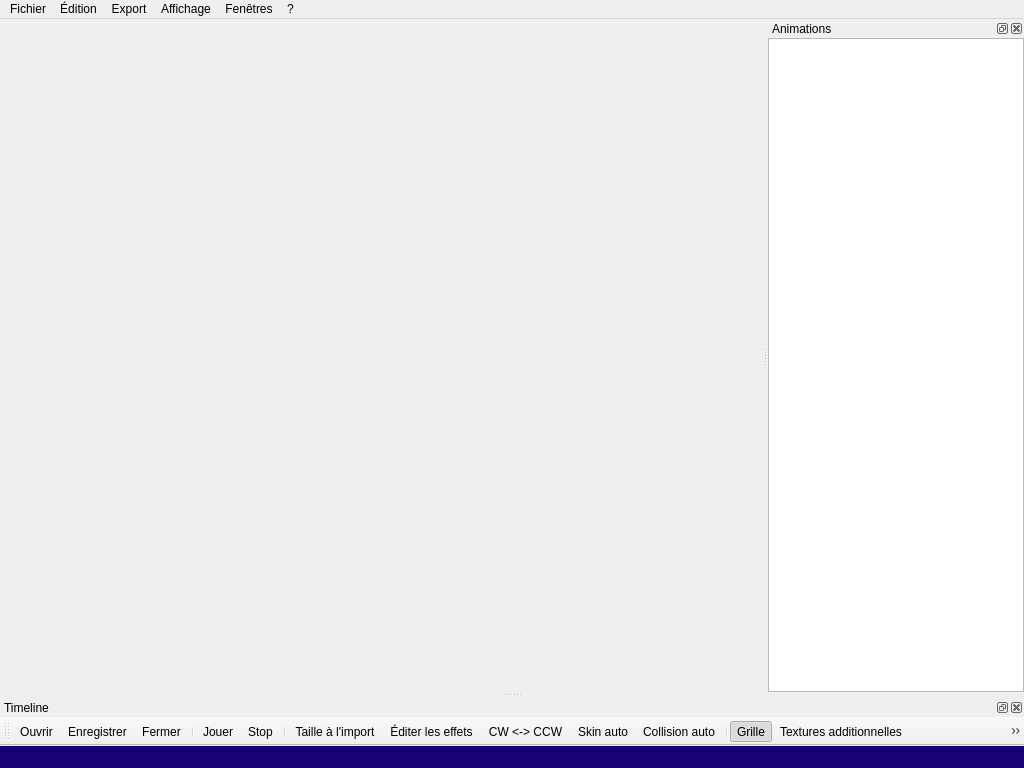
<?xml version="1.0" encoding="UTF-8"?>
<ui version="4.0">
 <class>MainFrameClass</class>
 <widget class="QMainWindow" name="MainFrameClass">
  <property name="geometry">
   <rect>
    <x>0</x>
    <y>0</y>
    <width>1024</width>
    <height>768</height>
   </rect>
  </property>
  <property name="minimumSize">
   <size>
    <width>400</width>
    <height>300</height>
   </size>
  </property>
  <property name="acceptDrops">
   <bool>true</bool>
  </property>
  <property name="windowTitle">
   <string>ModelEditor</string>
  </property>
  <property name="windowIcon">
   <iconset resource="MainFrame.qrc">
    <normaloff>:/MainFrame/Resources/ModelEditor.png</normaloff>:/MainFrame/Resources/ModelEditor.png</iconset>
  </property>
  <widget class="QWidget" name="centralWidget"/>
  <widget class="QMenuBar" name="menuBar">
   <property name="geometry">
    <rect>
     <x>0</x>
     <y>0</y>
     <width>1024</width>
     <height>20</height>
    </rect>
   </property>
   <widget class="QMenu" name="menuFichier">
    <property name="title">
     <string>Fichier</string>
    </property>
    <addaction name="actionOuvrir"/>
    <addaction name="actionEnregistrer"/>
    <addaction name="actionFermer"/>
    <addaction name="separator"/>
    <addaction name="actionQuitter"/>
   </widget>
   <widget class="QMenu" name="menu_dition">
    <property name="title">
     <string>Édition</string>
    </property>
    <addaction name="action_diter_les_effets"/>
    <addaction name="actionCW_CCW"/>
    <addaction name="actionSkin_auto"/>
    <addaction name="actionCollision_auto"/>
    <addaction name="actionTaille_l_import"/>
    <addaction name="separator"/>
    <addaction name="actionGuide_d_import"/>
   </widget>
   <widget class="QMenu" name="menuAffichage">
    <property name="title">
     <string>Affichage</string>
    </property>
    <widget class="QMenu" name="menuLangage">
     <property name="title">
      <string>Langage</string>
     </property>
     <property name="icon">
      <iconset resource="MainFrame.qrc">
       <normaloff>:/MainFrame/Resources/language.png</normaloff>:/MainFrame/Resources/language.png</iconset>
     </property>
     <addaction name="actionFran_ais"/>
     <addaction name="actionEnglish"/>
     <addaction name="actionDeutsch"/>
    </widget>
    <addaction name="actionGrille"/>
    <addaction name="actionCouleur_du_fond"/>
    <addaction name="actionVolume_sonore"/>
    <addaction name="separator"/>
    <addaction name="actionTextures_additionnelles"/>
    <addaction name="actionObjet_de_collision"/>
    <addaction name="actionOs"/>
    <addaction name="actionModel_de_r_f_rence"/>
    <addaction name="separator"/>
    <addaction name="actionJouer"/>
    <addaction name="actionStop"/>
    <addaction name="separator"/>
    <addaction name="actionLOD_0"/>
    <addaction name="actionLOD_1"/>
    <addaction name="actionLOD_2"/>
    <addaction name="separator"/>
    <addaction name="actionSolide"/>
    <addaction name="actionLigne"/>
    <addaction name="actionPoint"/>
    <addaction name="separator"/>
    <addaction name="menuLangage"/>
    <addaction name="actionPlein_cran"/>
   </widget>
   <widget class="QMenu" name="menu">
    <property name="title">
     <string>?</string>
    </property>
    <addaction name="action_propos"/>
    <addaction name="actionQt"/>
   </widget>
   <widget class="QMenu" name="menuFen_tres">
    <property name="title">
     <string>Fenêtres</string>
    </property>
   </widget>
   <widget class="QMenu" name="menuExport">
    <property name="title">
     <string>Export</string>
    </property>
    <addaction name="actionExporter_tous_les_LODs"/>
    <addaction name="actionExporter_toutes_les_animations"/>
   </widget>
   <addaction name="menuFichier"/>
   <addaction name="menu_dition"/>
   <addaction name="menuExport"/>
   <addaction name="menuAffichage"/>
   <addaction name="menuFen_tres"/>
   <addaction name="menu"/>
  </widget>
  <widget class="QStatusBar" name="statusBar">
   <property name="styleSheet">
    <string notr="true">background-color: #180076;</string>
   </property>
  </widget>
  <widget class="QToolBar" name="mainToolBar">
   <property name="windowTitle">
    <string>Barre d'outils</string>
   </property>
   <attribute name="toolBarArea">
    <enum>BottomToolBarArea</enum>
   </attribute>
   <attribute name="toolBarBreak">
    <bool>false</bool>
   </attribute>
   <addaction name="actionOuvrir"/>
   <addaction name="actionEnregistrer"/>
   <addaction name="actionFermer"/>
   <addaction name="separator"/>
   <addaction name="actionJouer"/>
   <addaction name="actionStop"/>
   <addaction name="separator"/>
   <addaction name="actionTaille_l_import"/>
   <addaction name="action_diter_les_effets"/>
   <addaction name="actionCW_CCW"/>
   <addaction name="actionSkin_auto"/>
   <addaction name="actionCollision_auto"/>
   <addaction name="separator"/>
   <addaction name="actionGrille"/>
   <addaction name="actionTextures_additionnelles"/>
   <addaction name="actionObjet_de_collision"/>
   <addaction name="actionOs"/>
   <addaction name="actionModel_de_r_f_rence"/>
   <addaction name="separator"/>
   <addaction name="actionSolide"/>
   <addaction name="actionLigne"/>
   <addaction name="actionPoint"/>
   <addaction name="separator"/>
   <addaction name="actionLOD_0"/>
   <addaction name="actionLOD_1"/>
   <addaction name="actionLOD_2"/>
   <addaction name="separator"/>
   <addaction name="actionVolume_sonore"/>
  </widget>
  <widget class="QDockWidget" name="dockTimeline">
   <property name="allowedAreas">
    <set>Qt::BottomDockWidgetArea|Qt::TopDockWidgetArea</set>
   </property>
   <property name="windowTitle">
    <string>Timeline</string>
   </property>
   <attribute name="dockWidgetArea">
    <number>8</number>
   </attribute>
   <widget class="QWidget" name="dockWidgetContents"/>
  </widget>
  <widget class="QDockWidget" name="dockAnimations">
   <property name="allowedAreas">
    <set>Qt::LeftDockWidgetArea|Qt::RightDockWidgetArea</set>
   </property>
   <property name="windowTitle">
    <string>Animations</string>
   </property>
   <attribute name="dockWidgetArea">
    <number>2</number>
   </attribute>
   <widget class="QWidget" name="dockWidgetContents_2">
    <layout class="QHBoxLayout" name="horizontalLayout">
     <property name="spacing">
      <number>0</number>
     </property>
     <property name="leftMargin">
      <number>0</number>
     </property>
     <property name="topMargin">
      <number>0</number>
     </property>
     <property name="rightMargin">
      <number>0</number>
     </property>
     <property name="bottomMargin">
      <number>0</number>
     </property>
     <item>
      <widget class="QListView" name="motionList">
       <property name="maximumSize">
        <size>
         <width>16777215</width>
         <height>16777215</height>
        </size>
       </property>
       <property name="editTriggers">
        <set>QAbstractItemView::NoEditTriggers</set>
       </property>
       <property name="uniformItemSizes">
        <bool>true</bool>
       </property>
      </widget>
     </item>
    </layout>
   </widget>
  </widget>
  <action name="action_propos">
   <property name="icon">
    <iconset resource="MainFrame.qrc">
     <normaloff>:/MainFrame/Resources/about.png</normaloff>:/MainFrame/Resources/about.png</iconset>
   </property>
   <property name="text">
    <string>À propos</string>
   </property>
   <property name="shortcut">
    <string>F1</string>
   </property>
  </action>
  <action name="actionQt">
   <property name="icon">
    <iconset resource="MainFrame.qrc">
     <normaloff>:/MainFrame/Resources/about.png</normaloff>:/MainFrame/Resources/about.png</iconset>
   </property>
   <property name="text">
    <string>Qt</string>
   </property>
  </action>
  <action name="actionOuvrir">
   <property name="icon">
    <iconset resource="MainFrame.qrc">
     <normaloff>:/MainFrame/Resources/open.png</normaloff>:/MainFrame/Resources/open.png</iconset>
   </property>
   <property name="text">
    <string>Ouvrir</string>
   </property>
   <property name="shortcut">
    <string>Ctrl+O</string>
   </property>
  </action>
  <action name="actionFermer">
   <property name="icon">
    <iconset resource="MainFrame.qrc">
     <normaloff>:/MainFrame/Resources/close.png</normaloff>:/MainFrame/Resources/close.png</iconset>
   </property>
   <property name="text">
    <string>Fermer</string>
   </property>
   <property name="shortcut">
    <string>Ctrl+F</string>
   </property>
  </action>
  <action name="actionQuitter">
   <property name="icon">
    <iconset resource="MainFrame.qrc">
     <normaloff>:/MainFrame/Resources/quit.png</normaloff>:/MainFrame/Resources/quit.png</iconset>
   </property>
   <property name="text">
    <string>Quitter</string>
   </property>
   <property name="shortcut">
    <string>Ctrl+Q</string>
   </property>
  </action>
  <action name="action_diter_les_effets">
   <property name="icon">
    <iconset resource="MainFrame.qrc">
     <normaloff>:/MainFrame/Resources/settings.png</normaloff>:/MainFrame/Resources/settings.png</iconset>
   </property>
   <property name="text">
    <string>Éditer les effets</string>
   </property>
   <property name="shortcut">
    <string>Ctrl+E</string>
   </property>
  </action>
  <action name="actionGrille">
   <property name="checkable">
    <bool>true</bool>
   </property>
   <property name="checked">
    <bool>true</bool>
   </property>
   <property name="icon">
    <iconset resource="MainFrame.qrc">
     <normaloff>:/MainFrame/Resources/grid.png</normaloff>:/MainFrame/Resources/grid.png</iconset>
   </property>
   <property name="text">
    <string>Grille</string>
   </property>
   <property name="shortcut">
    <string>Ctrl+G</string>
   </property>
  </action>
  <action name="actionTextures_additionnelles">
   <property name="icon">
    <iconset resource="MainFrame.qrc">
     <normaloff>:/MainFrame/Resources/texture.png</normaloff>:/MainFrame/Resources/texture.png</iconset>
   </property>
   <property name="text">
    <string>Textures additionnelles</string>
   </property>
   <property name="shortcut">
    <string>Ctrl+T</string>
   </property>
  </action>
  <action name="actionJouer">
   <property name="checkable">
    <bool>true</bool>
   </property>
   <property name="icon">
    <iconset resource="MainFrame.qrc">
     <normaloff>:/MainFrame/Resources/play.png</normaloff>
     <normalon>:/MainFrame/Resources/pause.png</normalon>:/MainFrame/Resources/play.png</iconset>
   </property>
   <property name="text">
    <string>Jouer</string>
   </property>
   <property name="shortcut">
    <string>Space</string>
   </property>
  </action>
  <action name="actionStop">
   <property name="icon">
    <iconset resource="MainFrame.qrc">
     <normaloff>:/MainFrame/Resources/stop.png</normaloff>:/MainFrame/Resources/stop.png</iconset>
   </property>
   <property name="text">
    <string>Stop</string>
   </property>
  </action>
  <action name="actionLOD_0">
   <property name="checkable">
    <bool>true</bool>
   </property>
   <property name="checked">
    <bool>true</bool>
   </property>
   <property name="icon">
    <iconset resource="MainFrame.qrc">
     <normaloff>:/MainFrame/Resources/lod1.png</normaloff>:/MainFrame/Resources/lod1.png</iconset>
   </property>
   <property name="text">
    <string>LOD 0</string>
   </property>
  </action>
  <action name="actionLOD_1">
   <property name="checkable">
    <bool>true</bool>
   </property>
   <property name="icon">
    <iconset resource="MainFrame.qrc">
     <normaloff>:/MainFrame/Resources/lod2.png</normaloff>:/MainFrame/Resources/lod2.png</iconset>
   </property>
   <property name="text">
    <string>LOD 1</string>
   </property>
  </action>
  <action name="actionLOD_2">
   <property name="checkable">
    <bool>true</bool>
   </property>
   <property name="icon">
    <iconset resource="MainFrame.qrc">
     <normaloff>:/MainFrame/Resources/lod3.png</normaloff>:/MainFrame/Resources/lod3.png</iconset>
   </property>
   <property name="text">
    <string>LOD 2</string>
   </property>
  </action>
  <action name="actionEnregistrer">
   <property name="icon">
    <iconset resource="MainFrame.qrc">
     <normaloff>:/MainFrame/Resources/save_as.png</normaloff>:/MainFrame/Resources/save_as.png</iconset>
   </property>
   <property name="text">
    <string>Enregistrer</string>
   </property>
   <property name="shortcut">
    <string>Ctrl+S</string>
   </property>
  </action>
  <action name="actionGuide_d_import">
   <property name="icon">
    <iconset resource="MainFrame.qrc">
     <normaloff>:/MainFrame/Resources/about.png</normaloff>:/MainFrame/Resources/about.png</iconset>
   </property>
   <property name="text">
    <string>Guide d'import</string>
   </property>
  </action>
  <action name="actionPlein_cran">
   <property name="checkable">
    <bool>true</bool>
   </property>
   <property name="icon">
    <iconset resource="MainFrame.qrc">
     <normaloff>:/MainFrame/Resources/fullscreen.png</normaloff>:/MainFrame/Resources/fullscreen.png</iconset>
   </property>
   <property name="text">
    <string>Plein écran</string>
   </property>
   <property name="shortcut">
    <string>F11</string>
   </property>
  </action>
  <action name="actionCouleur_du_fond">
   <property name="icon">
    <iconset resource="MainFrame.qrc">
     <normaloff>:/MainFrame/Resources/background_color.png</normaloff>:/MainFrame/Resources/background_color.png</iconset>
   </property>
   <property name="text">
    <string>Couleur du fond</string>
   </property>
  </action>
  <action name="actionFran_ais">
   <property name="checkable">
    <bool>true</bool>
   </property>
   <property name="checked">
    <bool>true</bool>
   </property>
   <property name="icon">
    <iconset resource="MainFrame.qrc">
     <normaloff>:/MainFrame/Resources/language_french.png</normaloff>:/MainFrame/Resources/language_french.png</iconset>
   </property>
   <property name="text">
    <string>Français</string>
   </property>
  </action>
  <action name="actionEnglish">
   <property name="checkable">
    <bool>true</bool>
   </property>
   <property name="icon">
    <iconset resource="MainFrame.qrc">
     <normaloff>:/MainFrame/Resources/language_english.png</normaloff>:/MainFrame/Resources/language_english.png</iconset>
   </property>
   <property name="text">
    <string>English</string>
   </property>
  </action>
  <action name="actionObjet_de_collision">
   <property name="checkable">
    <bool>true</bool>
   </property>
   <property name="icon">
    <iconset resource="MainFrame.qrc">
     <normaloff>:/MainFrame/Resources/collision.png</normaloff>:/MainFrame/Resources/collision.png</iconset>
   </property>
   <property name="text">
    <string>Objet de collision</string>
   </property>
  </action>
  <action name="actionCW_CCW">
   <property name="icon">
    <iconset resource="MainFrame.qrc">
     <normaloff>:/MainFrame/Resources/cw_ccw.png</normaloff>:/MainFrame/Resources/cw_ccw.png</iconset>
   </property>
   <property name="text">
    <string>CW &lt;-&gt; CCW</string>
   </property>
  </action>
  <action name="actionSkin_auto">
   <property name="icon">
    <iconset resource="MainFrame.qrc">
     <normaloff>:/MainFrame/Resources/Skin.png</normaloff>:/MainFrame/Resources/Skin.png</iconset>
   </property>
   <property name="text">
    <string>Skin auto</string>
   </property>
  </action>
  <action name="actionVolume_sonore">
   <property name="icon">
    <iconset resource="MainFrame.qrc">
     <normaloff>:/MainFrame/Resources/volume.png</normaloff>:/MainFrame/Resources/volume.png</iconset>
   </property>
   <property name="text">
    <string>Volume sonore</string>
   </property>
  </action>
  <action name="actionDeutsch">
   <property name="checkable">
    <bool>true</bool>
   </property>
   <property name="icon">
    <iconset resource="MainFrame.qrc">
     <normaloff>:/MainFrame/Resources/language_german.png</normaloff>:/MainFrame/Resources/language_german.png</iconset>
   </property>
   <property name="text">
    <string>Deutsch</string>
   </property>
  </action>
  <action name="actionOs">
   <property name="checkable">
    <bool>true</bool>
   </property>
   <property name="icon">
    <iconset resource="MainFrame.qrc">
     <normaloff>:/MainFrame/Resources/bones.png</normaloff>:/MainFrame/Resources/bones.png</iconset>
   </property>
   <property name="text">
    <string>Os</string>
   </property>
  </action>
  <action name="actionSolide">
   <property name="checkable">
    <bool>true</bool>
   </property>
   <property name="checked">
    <bool>true</bool>
   </property>
   <property name="icon">
    <iconset resource="MainFrame.qrc">
     <normaloff>:/MainFrame/Resources/fill_solid.png</normaloff>:/MainFrame/Resources/fill_solid.png</iconset>
   </property>
   <property name="text">
    <string>Solide</string>
   </property>
  </action>
  <action name="actionLigne">
   <property name="checkable">
    <bool>true</bool>
   </property>
   <property name="icon">
    <iconset resource="MainFrame.qrc">
     <normaloff>:/MainFrame/Resources/fill_line.png</normaloff>:/MainFrame/Resources/fill_line.png</iconset>
   </property>
   <property name="text">
    <string>Ligne</string>
   </property>
  </action>
  <action name="actionPoint">
   <property name="checkable">
    <bool>true</bool>
   </property>
   <property name="icon">
    <iconset resource="MainFrame.qrc">
     <normaloff>:/MainFrame/Resources/fill_point.png</normaloff>:/MainFrame/Resources/fill_point.png</iconset>
   </property>
   <property name="text">
    <string>Point</string>
   </property>
  </action>
  <action name="actionTaille_l_import">
   <property name="icon">
    <iconset resource="MainFrame.qrc">
     <normaloff>:/MainFrame/Resources/scale.png</normaloff>:/MainFrame/Resources/scale.png</iconset>
   </property>
   <property name="text">
    <string>Taille à l'import</string>
   </property>
   <property name="shortcut">
    <string>Ctrl+Alt+S</string>
   </property>
  </action>
  <action name="actionModel_de_r_f_rence">
   <property name="icon">
    <iconset resource="MainFrame.qrc">
     <normaloff>:/MainFrame/Resources/model.png</normaloff>:/MainFrame/Resources/model.png</iconset>
   </property>
   <property name="text">
    <string>Model de référence</string>
   </property>
  </action>
  <action name="actionCollision_auto">
   <property name="icon">
    <iconset resource="MainFrame.qrc">
     <normaloff>:/MainFrame/Resources/Coll.png</normaloff>:/MainFrame/Resources/Coll.png</iconset>
   </property>
   <property name="text">
    <string>Collision auto</string>
   </property>
  </action>
  <action name="actionExporter_tous_les_LODs">
   <property name="checkable">
    <bool>true</bool>
   </property>
   <property name="text">
    <string>Exporter tous les LODs</string>
   </property>
  </action>
  <action name="actionExporter_toutes_les_animations">
   <property name="checkable">
    <bool>true</bool>
   </property>
   <property name="checked">
    <bool>true</bool>
   </property>
   <property name="text">
    <string>Exporter toutes les animations</string>
   </property>
  </action>
 </widget>
 <layoutdefault spacing="6" margin="11"/>
 <resources>
  <include location="MainFrame.qrc"/>
 </resources>
 <connections>
  <connection>
   <sender>actionQuitter</sender>
   <signal>triggered()</signal>
   <receiver>MainFrameClass</receiver>
   <slot>close()</slot>
   <hints>
    <hint type="sourcelabel">
     <x>-1</x>
     <y>-1</y>
    </hint>
    <hint type="destinationlabel">
     <x>408</x>
     <y>275</y>
    </hint>
   </hints>
  </connection>
 </connections>
</ui>
